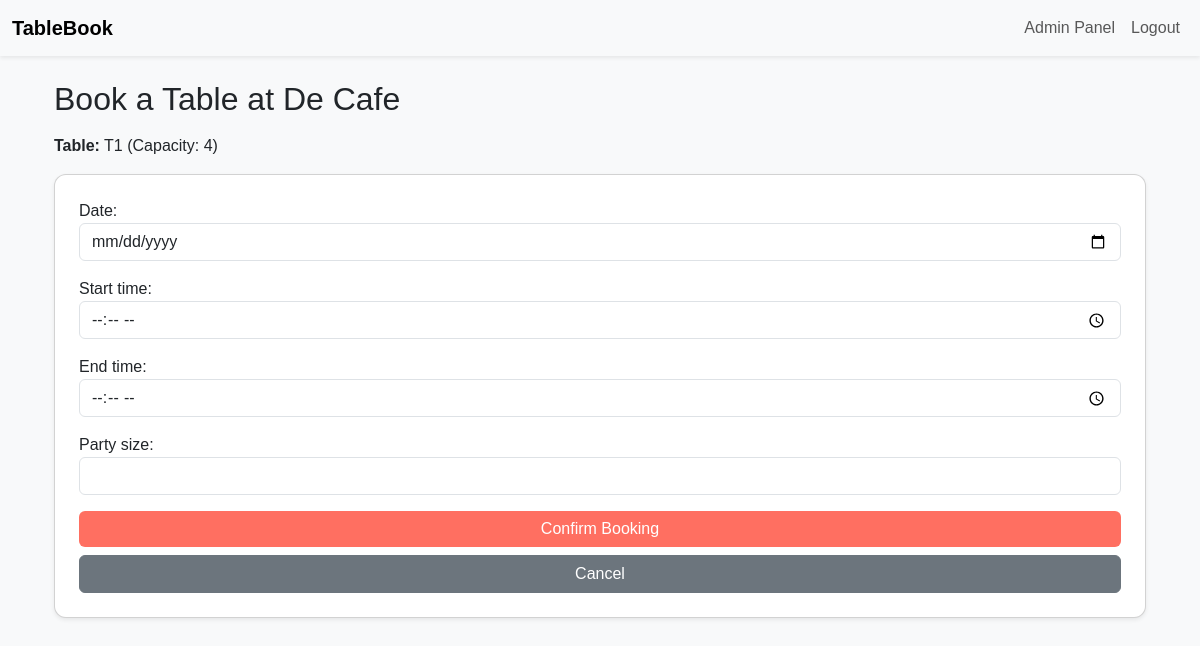
/bookings/create/1/1/ (signed in), run on the app's committed database.
### restaurants/models.py (models this page shows, shortened)
class Restaurant(models.Model):
    name = models.CharField(max_length=120)
    address = models.CharField(max_length=255)
    city = models.CharField(max_length=80)
    description = models.TextField(blank=True)
    image = models.ImageField(upload_to='restaurants/', blank=True, null=True)
    opening_time = models.TimeField()
    closing_time = models.TimeField()

class Table(models.Model):
    restaurant = models.ForeignKey(Restaurant, on_delete=models.CASCADE, related_name='tables')
    name = models.CharField(max_length=50)  # e.g., T1, Window-2
    capacity = models.PositiveIntegerField()

### bookings/views.py (the view)
# urls.py: path('create/<int:restaurant_id>/<int:table_id>/', booking_create, name='booking_create'),
@login_required
def booking_create(request, restaurant_id, table_id):
    restaurant = get_object_or_404(Restaurant, pk=restaurant_id)
    table = get_object_or_404(Table, pk=table_id, restaurant=restaurant)
    if request.method == 'POST':
        form = BookingForm(request.POST)
        if form.is_valid():
            booking = form.save(commit=False)
            booking.user = request.user
            booking.restaurant = restaurant
            booking.table = table
            try:
                booking.full_clean()
                booking.save()
                messages.success(request, "Booking confirmed! A confirmation email has been sent.")
                return redirect('bookings_list')
            except ValidationError as e:
                for field, error_list in e.message_dict.items():
                    for error in error_list:
                        form.add_error(field if field in form.fields else None, error)
            except IntegrityError:
                form.add_error(None, "This table is already booked for the selected time slot.")
        else:
            messages.error(request, "Please correct the errors below.")
    else:
        form = BookingForm()
    return render(request, 'bookings/booking_create.html', {
        'form': form,
        'restaurant': restaurant,
        'table': table,
    })

### bookings/forms.py
class BookingForm(forms.ModelForm):
    class Meta:
        model = Booking
        fields = ['date', 'start_time', 'end_time', 'party_size']
        widgets = {
            'date': forms.DateInput(
                attrs={
                    'type': 'date',
                    'class': 'form-control',
                    'min': timezone.localdate().isoformat()
                }
            ),
            'start_time': forms.TimeInput(
                attrs={
                    'type': 'time',
                    'class': 'form-control',
                    'min': timezone.localtime().strftime("%H:%M")
                }
            ),
            'end_time': forms.TimeInput(
                attrs={'type': 'time', 'class': 'form-control'}
            ),
            'party_size': forms.NumberInput(
                attrs={'class': 'form-control', 'min': 1}
            ),
        }

### bookings/templates/bookings/booking_create.html (shortened to what this page needs)
{% extends "base.html" %}
{% load static %}
{% block content %}
<div class="container mt-4">
  <h2 class="mb-3">Book a Table at {{ restaurant.name }}</h2>
  <p><strong>Table:</strong> {{ table.name }} (Capacity: {{ table.capacity }})</p>
  <form method="post" class="card p-4 shadow-sm">
    <div class="mb-3">
      {{ form.date.label_tag }}
      {{ form.date }}
    </div>
    <div class="mb-3">
      {{ form.start_time.label_tag }}
      {{ form.start_time }}
    </div>
    <div class="mb-3">
      {{ form.end_time.label_tag }}
      {{ form.end_time }}
    </div>
    <div class="mb-3">
      {{ form.party_size.label_tag }}
      {{ form.party_size }}
    </div>
    <button type="submit" class="btn btn-primary w-100">Confirm Booking</button>
    <a href="{% url 'bookings_list' %}" class="btn btn-secondary w-100 mt-2">Cancel</a>
  </form>
</div>
{% endblock %}

### static/css/style.css (style rules this page uses)
body { font-family: 'Poppins', sans-serif; background-color: #f8f9fa; }
.card { border-radius: 12px; }
.btn-primary { background-color: #FF6F61; border: none; }

### data on the page
Restaurant: name "De Cafe"
Table: name "T1", capacity "4"
